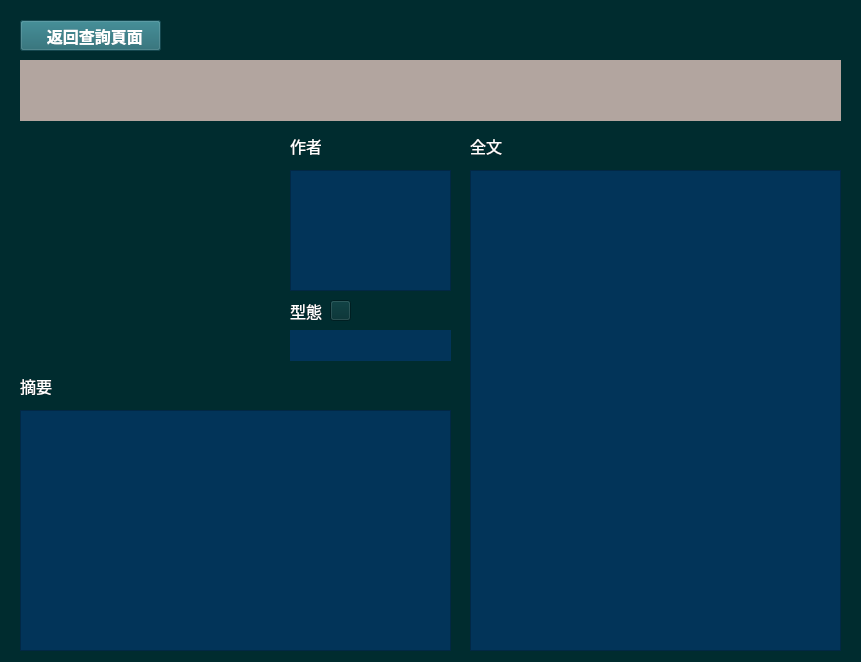
<?xml version="1.0" encoding="UTF-8"?>
<ui version="4.0">
 <class>Form</class>
 <widget class="QWidget" name="Form">
  <property name="windowModality">
   <enum>Qt::ApplicationModal</enum>
  </property>
  <property name="geometry">
   <rect>
    <x>0</x>
    <y>0</y>
    <width>861</width>
    <height>662</height>
   </rect>
  </property>
  <property name="windowTitle">
   <string>Form</string>
  </property>
  <property name="styleSheet">
   <string notr="true">background-color: rgb(0, 44, 47);
color: rgb(255, 255, 255);</string>
  </property>
  <widget class="QLabel" name="label_title">
   <property name="geometry">
    <rect>
     <x>20</x>
     <y>60</y>
     <width>821</width>
     <height>61</height>
    </rect>
   </property>
   <property name="font">
    <font>
     <pointsize>12</pointsize>
    </font>
   </property>
   <property name="styleSheet">
    <string notr="true">background-color: rgb(178, 165, 159);
color: rgb(255, 255, 255);</string>
   </property>
   <property name="text">
    <string/>
   </property>
  </widget>
  <widget class="QLabel" name="label_2">
   <property name="geometry">
    <rect>
     <x>290</x>
     <y>130</y>
     <width>31</width>
     <height>31</height>
    </rect>
   </property>
   <property name="font">
    <font>
     <pointsize>12</pointsize>
    </font>
   </property>
   <property name="text">
    <string>作者</string>
   </property>
   <property name="alignment">
    <set>Qt::AlignLeading|Qt::AlignLeft|Qt::AlignVCenter</set>
   </property>
  </widget>
  <widget class="QTextBrowser" name="textBrowser_Authors">
   <property name="geometry">
    <rect>
     <x>290</x>
     <y>170</y>
     <width>161</width>
     <height>121</height>
    </rect>
   </property>
   <property name="styleSheet">
    <string notr="true">background-color: rgb(2, 52, 89);
color: rgb(255, 255, 255);</string>
   </property>
  </widget>
  <widget class="QTextBrowser" name="textBrowser_Abstract">
   <property name="geometry">
    <rect>
     <x>20</x>
     <y>410</y>
     <width>431</width>
     <height>241</height>
    </rect>
   </property>
   <property name="styleSheet">
    <string notr="true">background-color: rgb(2, 52, 89);
color: rgb(255, 255, 255);</string>
   </property>
  </widget>
  <widget class="QLabel" name="label_3">
   <property name="geometry">
    <rect>
     <x>20</x>
     <y>370</y>
     <width>71</width>
     <height>31</height>
    </rect>
   </property>
   <property name="font">
    <font>
     <pointsize>12</pointsize>
    </font>
   </property>
   <property name="text">
    <string>摘要</string>
   </property>
  </widget>
  <widget class="QLabel" name="label_4">
   <property name="geometry">
    <rect>
     <x>290</x>
     <y>300</y>
     <width>41</width>
     <height>21</height>
    </rect>
   </property>
   <property name="font">
    <font>
     <pointsize>12</pointsize>
    </font>
   </property>
   <property name="text">
    <string>型態</string>
   </property>
  </widget>
  <widget class="QLabel" name="label_image">
   <property name="geometry">
    <rect>
     <x>20</x>
     <y>150</y>
     <width>241</width>
     <height>201</height>
    </rect>
   </property>
   <property name="text">
    <string/>
   </property>
  </widget>
  <widget class="QTextBrowser" name="textBrowser_Papertext">
   <property name="geometry">
    <rect>
     <x>470</x>
     <y>170</y>
     <width>371</width>
     <height>481</height>
    </rect>
   </property>
   <property name="styleSheet">
    <string notr="true">background-color: rgb(2, 52, 89);
color: rgb(255, 255, 255);</string>
   </property>
  </widget>
  <widget class="QLabel" name="label_5">
   <property name="geometry">
    <rect>
     <x>470</x>
     <y>130</y>
     <width>71</width>
     <height>31</height>
    </rect>
   </property>
   <property name="font">
    <font>
     <pointsize>12</pointsize>
    </font>
   </property>
   <property name="text">
    <string>全文</string>
   </property>
  </widget>
  <widget class="QPushButton" name="pBut_to_main">
   <property name="geometry">
    <rect>
     <x>20</x>
     <y>20</y>
     <width>141</width>
     <height>31</height>
    </rect>
   </property>
   <property name="font">
    <font>
     <pointsize>12</pointsize>
     <bold>true</bold>
    </font>
   </property>
   <property name="styleSheet">
    <string notr="true">background-color: rgb(30, 100, 110);
color: rgb(255, 255, 255);</string>
   </property>
   <property name="text">
    <string>  返回查詢頁面</string>
   </property>
   <property name="icon">
    <iconset>
     <activeon>icon/arrow-left-circle.svg</activeon>
    </iconset>
   </property>
  </widget>
  <widget class="QPushButton" name="pBut_event_info">
   <property name="geometry">
    <rect>
     <x>330</x>
     <y>300</y>
     <width>21</width>
     <height>21</height>
    </rect>
   </property>
   <property name="text">
    <string/>
   </property>
   <property name="icon">
    <iconset>
     <activeoff>icon/info.svg</activeoff>
     <activeon>icon/info.svg</activeon>
    </iconset>
   </property>
  </widget>
  <widget class="QLabel" name="label_Eventtype">
   <property name="geometry">
    <rect>
     <x>290</x>
     <y>330</y>
     <width>161</width>
     <height>31</height>
    </rect>
   </property>
   <property name="styleSheet">
    <string notr="true">background-color: rgb(2, 52, 89);
color: rgb(255, 255, 255);</string>
   </property>
   <property name="text">
    <string/>
   </property>
  </widget>
  <widget class="QLabel" name="label_ID">
   <property name="geometry">
    <rect>
     <x>760</x>
     <y>30</y>
     <width>81</width>
     <height>21</height>
    </rect>
   </property>
   <property name="styleSheet">
    <string notr="true">color: rgb(178, 165, 159);</string>
   </property>
   <property name="text">
    <string/>
   </property>
   <property name="alignment">
    <set>Qt::AlignRight|Qt::AlignTrailing|Qt::AlignVCenter</set>
   </property>
  </widget>
 </widget>
 <resources/>
 <connections/>
</ui>
